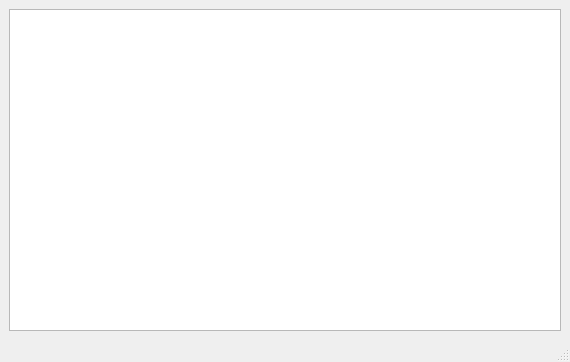
<?xml version="1.0" encoding="UTF-8"?>
<ui version="4.0">
 <class>MainWindow</class>
 <widget class="QMainWindow" name="MainWindow">
  <property name="geometry">
   <rect>
    <x>0</x>
    <y>0</y>
    <width>570</width>
    <height>362</height>
   </rect>
  </property>
  <property name="windowTitle">
   <string>Эспрессо</string>
  </property>
  <widget class="QWidget" name="centralwidget">
   <layout class="QVBoxLayout" name="verticalLayout">
    <item>
     <widget class="QTableView" name="table"/>
    </item>
   </layout>
  </widget>
  <widget class="QStatusBar" name="statusbar"/>
 </widget>
 <resources/>
 <connections/>
</ui>
